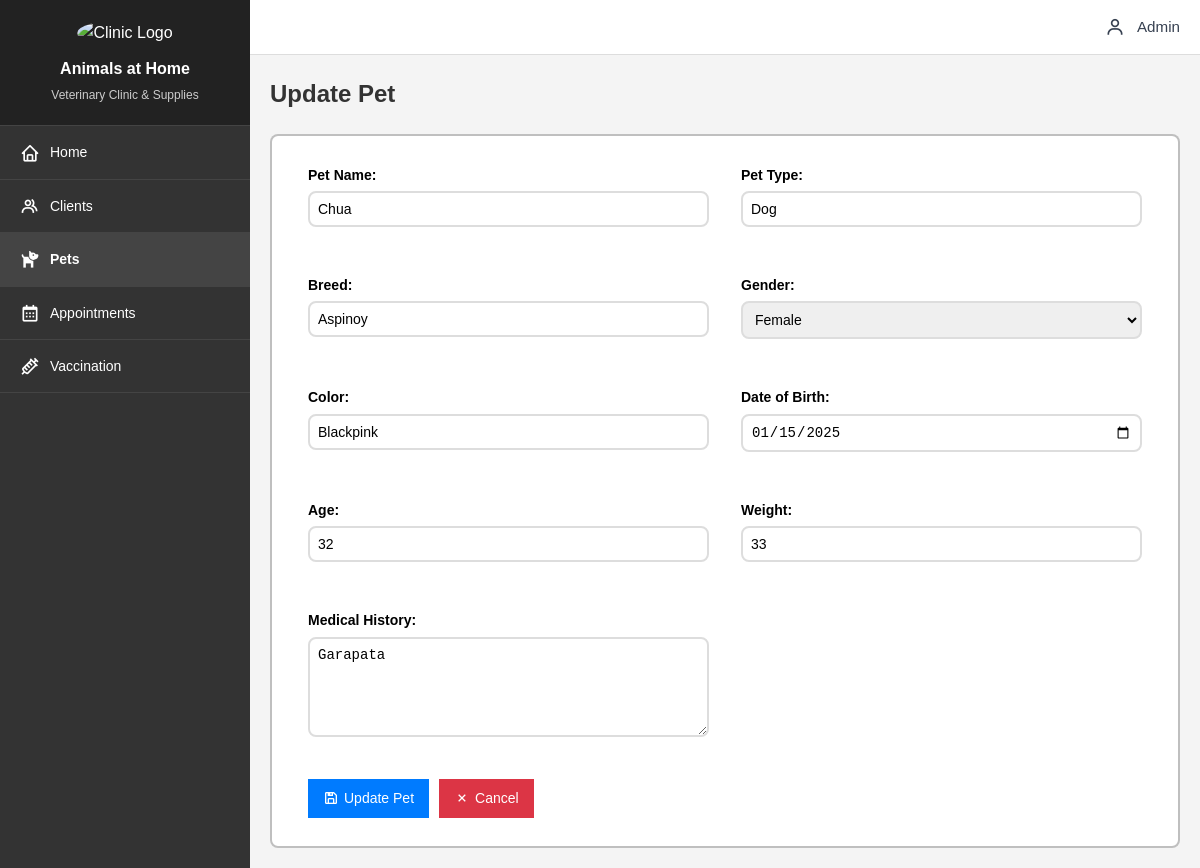
The app's page /pets/update.php?id=5 (signed in) with its own data.
### tables this page shows
CREATE TABLE `pet_info` (
  `id` int(6) NOT NULL,
  `pet_type` varchar(20) DEFAULT NULL,
  `pet_breed` varchar(20) DEFAULT NULL,
  `pet_name` varchar(20) DEFAULT NULL,
  `pet_gender` varchar(20) DEFAULT NULL,
  `pet_color` varchar(20) DEFAULT NULL,
  `dob` datetime DEFAULT NULL,
  `age` varchar(20) DEFAULT NULL,
  `weight` varchar(20) DEFAULT NULL,
  `med_history` varchar(50) DEFAULT NULL,
  `reg_date` datetime DEFAULT current_timestamp()
);

### pets/update.php (the view, shortened to what this page needs)
<?php
require_once '../config/database.php';
$id = isset($_GET['id']) ? $_GET['id'] : 0;
$result = $mysqli->query("SELECT * FROM pet_info WHERE id = $id");
$pet = $result->fetch_assoc();
?>
<!DOCTYPE html>
<html lang="en">
<head>
  <link href='https://unpkg.com/boxicons@2.1.4/css/boxicons.min.css' rel='stylesheet'>
  <link rel="stylesheet" href="../css/style.css">
</head>
<body>
  <div class="wrapper">
    <nav id="sidebar">
      <div class="sidebar-header">
        <img src="../images/aah-logo.jpg" alt="Clinic Logo" class="logo">
        <div class="clinic-info">
          <h3>Animals at Home</h3>
          <p>Veterinary Clinic & Supplies</p>
        </div>
      </div>
      <ul class="nav-links">
        <li>
          <a href="../index.php">
            <i class='bx bx-home'></i>
            <span>Home</span>
          </a>
        </li>
        <li>
          <a href="../clients/index.php">
            <i class='bx bx-group'></i>
            <span>Clients</span>
          </a>
        </li>
        <li class="active">
          <a href="index.php">
            <i class='bx bxs-dog'></i>
            <span>Pets</span>
          </a>
        </li>
        <li>
          <a href="../appointments/index.php">
            <i class='bx bx-calendar'></i>
            <span>Appointments</span>
          </a>
        </li>
        <li>
          <a href="../vaccination/index.php">
            <i class='bx bx-injection'></i>
            <span>Vaccination</span>
          </a>
        </li>
      </ul>
    </nav>
    <div id="content">
      <header>
        <div class="user-menu">
          <i class='bx bx-user'></i>
          <span>Admin</span>
        </div>
      </header>
      <main>
        <div class="content-header">
          <h1>Update Pet</h1>
        </div>
        <div class="form-container">
          <form method="POST">
            <div class="crud-form">
              <div class="form-group">
                <label>Pet Name:</label>
                <input type="text" name="pet_name" value="<?php echo $pet['pet_name']; ?>" required>
              </div>
              <div class="form-group">
                <label>Pet Type:</label>
                <input type="text" name="pet_type" value="<?php echo $pet['pet_type']; ?>" required>
              </div>
              <div class="form-group">
                <label>Breed:</label>
                <input type="text" name="pet_breed" value="<?php echo $pet['pet_breed']; ?>" required>
              </div>
              <div class="form-group">
                <label>Gender:</label>
                <select name="pet_gender" required>
                  <option value="Female" <?php echo $pet['pet_gender'] == 'Female' ? 'selected' : ''; ?>>Female</option>
                </select>
              </div>
              <div class="form-group">
                <label>Color:</label>
                <input type="text" name="pet_color" value="<?php echo $pet['pet_color']; ?>" required>
              </div>
              <div class="form-group">
                <label>Date of Birth:</label>
                <input type="date" name="dob" value="<?php echo date('Y-m-d', strtotime($pet['dob'])); ?>" required>
              </div>
              <div class="form-group">
                <label>Age:</label>
                <input type="text" name="age" value="<?php echo $pet['age']; ?>" required>
              </div>
              <div class="form-group">
                <label>Weight:</label>
                <input type="text" name="weight" value="<?php echo $pet['weight']; ?>" required>
              </div>
              <div class="form-group">
                <label>Medical History:</label>
                <textarea name="med_history"><?php echo $pet['med_history']; ?></textarea>
              </div>
            </div>
            <div class="form-actions">
              <button type="submit" class="btn-submit">
                <i class='bx bx-save'></i>
                <span>Update Pet</span>
              </button>
              <a href="index.php" class="btn-cancel">
                <i class='bx bx-x'></i>
                <span>Cancel</span>
              </a>
            </div>
          </form>
        </div>
      </main>
    </div>
  </div>
</body>
</html>

### css/style.css (style rules this page uses)
* { margin: 0; padding: 0; box-sizing: border-box; }
body { font-family: Helvetica, sans-serif; line-height: 1.6; background: #f4f4f4; }
.wrapper { display: flex; min-height: 100vh; }
#sidebar { width: 250px; background: #333; color: #fff; }
.sidebar-header { padding: 20px; text-align: center; background: #222; border-bottom: 1px solid #444; }
.logo { width: 80px; margin-bottom: 10px; border-radius: 50%; }
.clinic-info h3 { font-size: 16px; margin-bottom: 5px; }
.clinic-info p { font-size: 12px; color: #ccc; }
.nav-links { list-style: none; }
.nav-links li a { display: flex; align-items: center; padding: 15px 20px; color: #fff; text-decoration: none; font-size: 14px; border-bottom: 1px solid #444; }
.nav-links li a i { margin-right: 10px; font-size: 20px; }
.nav-links li.active a { background: #444; font-weight: bold; }
#content { flex: 1; background: #f4f4f4; }
header { background: #fff; padding: 15px 20px; border-bottom: 1px solid #ddd; display: flex; justify-content: flex-end; }
.user-menu { display: flex; align-items: center; gap: 0.75rem; color: #374151; }
.user-menu i { font-size: 1.25rem; }
.user-menu span { font-size: 0.95rem; font-weight: 500; }
main { padding: 20px; }
.content-header { display: flex; justify-content: space-between; align-items: center; margin-bottom: 20px; }
.content-header h1 { font-size: 24px; color: #333; }
.btn-add, .btn-search, .btn-clear, .btn-submit, .btn-cancel { padding: 8px 15px; border: none; cursor: pointer; font-size: 14px; text-decoration: none; color: #fff; display: flex; align-items: center; gap: 5px; }
.btn-add i, .btn-search i, .btn-clear i, .btn-submit i, .btn-cancel i { font-size: 16px; }
.btn-submit { background: #007bff; }
.btn-cancel { background: #dc3545; }
.form-container { background: #fff; padding: 20px; border: 2px solid rgba(0, 0, 0, 0.25); border-radius: 8px; }
.form-container form { padding: 8px 16px; }
.crud-form { display: grid; grid-template-columns: 1fr 1fr; gap: 2rem; }
.form-group { margin-bottom: 15px; }
.form-group label { display: block; margin-bottom: 5px; font-weight: bold; font-size: 14px; }
.form-group input, .form-group textarea, .form-group select { width: 100%; padding: 8px; border: 2px solid #ddd; border-radius: 8px; font-size: 14px; }
.form-group textarea { height: 100px; resize: vertical; }
.form-actions { display: flex; gap: 10px; margin-top: 20px; }

### records on screen
pet_info: pet_name "Chua", pet_type "Dog", pet_breed "Aspinoy", pet_gender "Female", pet_color "Blackpink", dob "01/15/2025", age "32", weight "33", med_history "Garapata"
